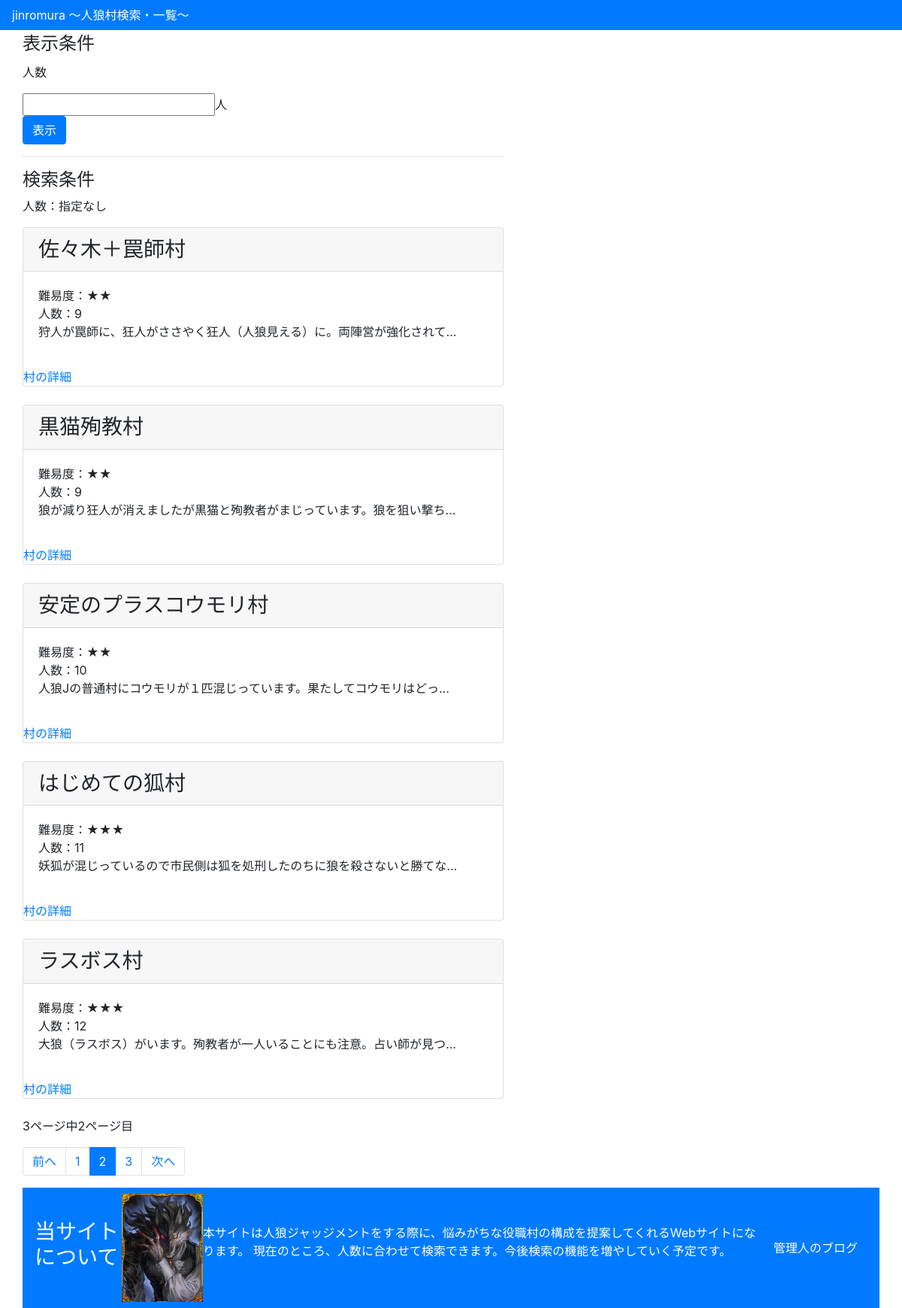
/jinromura/?page=2, run on an earlier commit of the app's database.
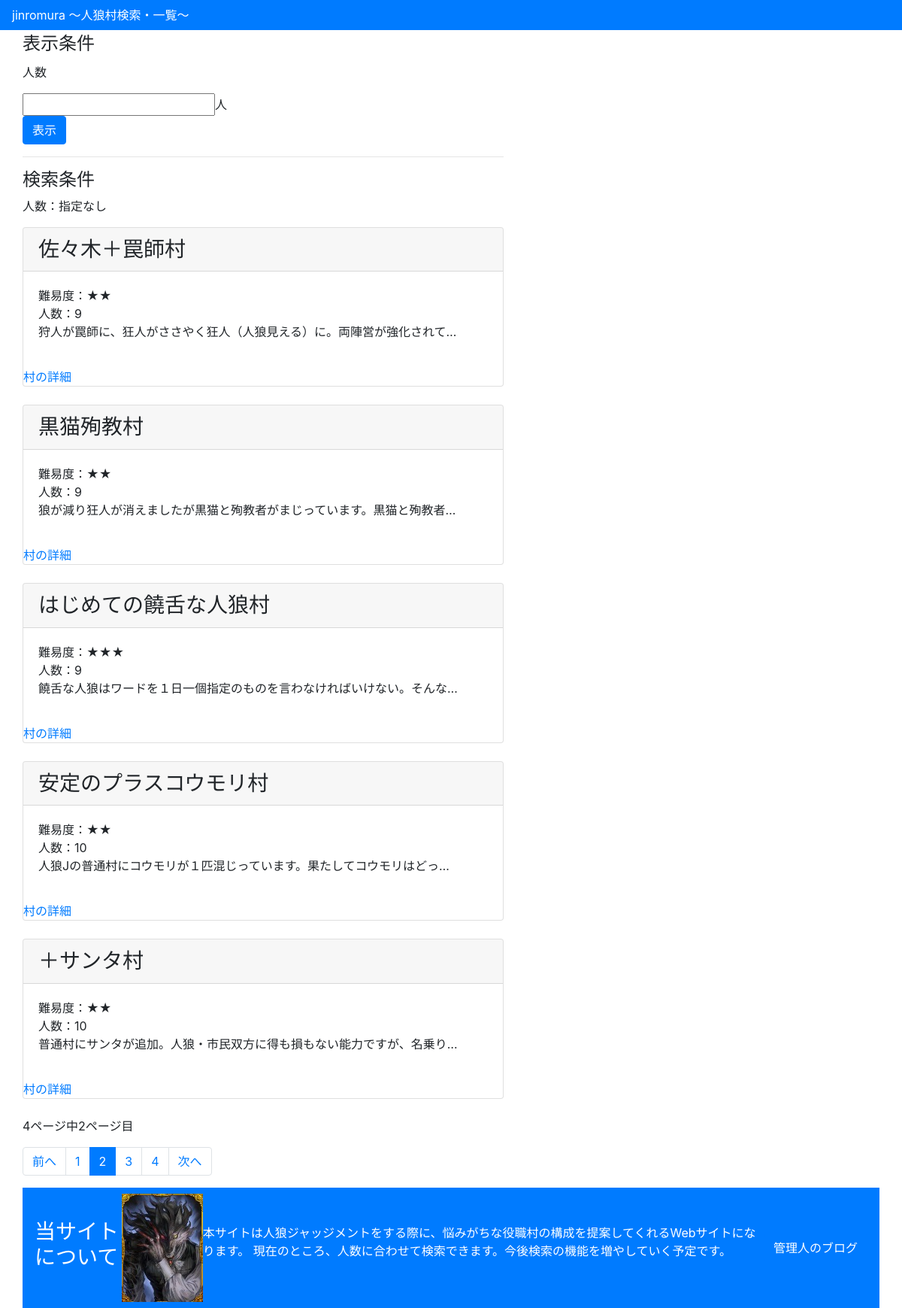
And on a later commit of the database.
### jinromura/models.py (models this page shows, shortened)
class Village(models.Model):
    name = models.CharField('村名',max_length=40)
    people = models.IntegerField('人数',default=0)
    level = models.IntegerField('難易度',default=0)
    category = models.CharField('種類',max_length=200)
    description = models.CharField('説明',max_length=200)
    citizen = models.IntegerField('市民',default=0)
    werewolf = models.IntegerField('人狼',default=0)
    hunter = models.IntegerField('狩人',default=0)
    f_teller = models.IntegerField('占い師',default=0)
    shaman = models.IntegerField('霊能者',default=0)
    dspcho = models.IntegerField('狂人',default=0)
    straw_doll = models.IntegerField('わら人形',default=0)
    lover = models.IntegerField('恋人',default=0)
    fox = models.IntegerField('妖狐',default=0)
    nekomata = models.IntegerField('猫又',default=0)
    black_cat = models.IntegerField('黒猫',default=0)
    thief = models.IntegerField('怪盗',default=0)
    psyco = models.IntegerField('サイコ',default=0)
    martydom = models.IntegerField('殉教者',default=0)
    bakery = models.IntegerField('パン屋',default=0)
    mayor = models.IntegerField('市長',default=0)
    trap_nurses = models.IntegerField('罠師',default=0)
    big_wolf = models.IntegerField('大狼',default=0)
    fugitive = models.IntegerField('逃亡者',default=0)
    zombi = models.IntegerField('ゾンビ',default=0)
    teruteru = models.IntegerField('てるてる坊主',default=0)
    wiseman = models.IntegerField('賢者',default=0)
    slave = models.IntegerField('奴隷',default=0)
    aristcracy = models.IntegerField('貴族',default=0)
    wolfboy = models.IntegerField('狼少年',default=0)
    santa = models.IntegerField('サンタ',default=0)
    pigman = models.IntegerField('豚男',default=0)
    cursed = models.IntegerField('呪われし者',default=0)
    dictator = models.IntegerField('独裁者',default=0)
    assassin = models.IntegerField('暗殺者',default=0)
    sorcerer = models.IntegerField('妖術師',default=0)
    bat = models.IntegerField('コウモリ',default=0)
    queen = models.IntegerField('女王',default=0)
    sasaki = models.IntegerField('ささやく狂人',default=0)
    fanatic = models.IntegerField('狂信者',default=0)
    goyoku = models.IntegerField('強欲な人狼',default=0)
    wisewolf = models.IntegerField('賢狼',default=0)
    noisywolf = models.IntegerField('饒舌な人狼',default=0)
    doctor = models.IntegerField('医者',default=0)

### jinromura/views.py (the view)
# urls.py: path('', views.IndexView.as_view(), name='index'),
class IndexView(generic.ListView):
    model = Village
    template_name = 'jinromura/index.html'
    paginate_by = 5
    def get_context_data(self, **kwargs):
        context = super(IndexView, self).get_context_data(**kwargs)
        object_list = self.model.objects.all().order_by('people')
        context['village_list'] = object_list
        return context
    def get_queryset(self):
        object_list = self.model.objects.all().order_by('people')
        q_people = self.request.GET.get('people')
        if q_people is not None:
            if q_people != "":
                object_list =object_list.filter(people=q_people)
        return object_list

### jinromura/templatetags/pagination.py (called while the page is built)
@register.simple_tag
def query_pagination(request, page_number):
    querydict = request.GET.copy()
    querydict['page'] = str(page_number)
    return querydict.urlencode()

### jinromura/templatetags/people_filters.py (called while the page is built)
@register.filter
def people(querydict):
    people = querydict.get('people')
    return "" if people is None else people

### jinromura/templatetags/range.py (called while the page is built)
@register.filter(name='range')
def _range(_min, args=None):
    _max, _step = None, None
    if args:
        if not isinstance(args, int):
            _max, _step = map(int, args.split(','))
        else:
            _max = args
    args = filter(None, (_min,_max,_step))
    return range(*args)

### jinromura/templates/jinromura/index.html (shortened to what this page needs)
{% load staticfiles %}
{% load static %}
{% load range %}
{% load people_filters %}
{% load pagination %}
<html>
  <head>
    <link rel="stylesheet" type="text/css" href="{% static 'css/bootstrap.css' %}" />
  </head>
  <body>
    <div>
      <nav class="navbar navbar-expand-lg navbar-light bg-primary text-white">
        jinromura 〜人狼村検索・一覧〜
      </nav>
    </div>
    <div class="container">
      <div class="row">
        <div id="contents">
          <form method="get" action="" name="filter_form">
            <legend>表示条件</legend>
            <p>人数</p>
            <div>
              <input type="number" id="filter_people"
                  name="people"
                  value={{ request.GET|people }}>人
            </div>
            <button class="btn btn-primary" id="filter">表示</button>
          </form>
          <hr>
          <h4>検索条件</h4>
          {% if request.GET|people %}
          <p>人数：{{request.GET|people}}</p>
          {% else %}
          <p>人数：指定なし</p>
          {% endif %}
          {% if object_list %}
            {% for village in object_list %}
            <div class="card" style="width:40rem;">
              <h3 class="card-header">{{ village.name }}</h3>
              <p class="card-body">難易度：{% for value in village.level|range %}★{% endfor %}
                <br>人数：{{ village.people }}
                <br>{{ village.description|truncatechars:35 }}
              </p>
              <a href="{% url 'detail' village.id %}" class="card-link">村の詳細</a>
            </div>
            <br>
            {% endfor %}
          {% else %}
            <p>条件に該当する村は見つかりませんでした。</p>
          {% endif %}
          {% if is_paginated %}
            <p>{{ page_obj.paginator.num_pages }}ページ中{{ page_obj.number }}ページ目</p>
            <nav>
              <ul class="pagination">
                  {% if page_obj.has_previous %}
                      <li class="page-item"><a class="page-link" href="{% url 'index' %}?{% query_pagination request page_obj.previous_page_number %}">前へ</a></li>
                  {% endif %}
                  {% for link_page in page_obj.paginator.page_range %}
                      {% if link_page == page_obj.number %}
                          <li class="page-item active"><span class="page-link" href="#">{{ link_page }}</span></li>
                      {% else %}
                          <li class="page-item"><a class="page-link" href="{% url 'index' %}?{% query_pagination request link_page %}">{{ link_page }}</a></li>
                      {% endif %}
                  {% endfor %}
                  {% if page_obj.has_next %}
                      <li class="page-item"><a class="page-link" href="{% url 'index' %}?{% query_pagination request page_obj.next_page_number %}">次へ</a></li>
                  {% endif %}
              </ul>
            </nav>
            {% endif %}
          </div>
          <div>
            <nav class="navbar navbar-expand-lg navbar-light bg-primary text-white">
              <h3>当サイトについて</h3>
              <br>
              <img src="{% static "img/werewolf.jpg" %}" alt="Werewolf image">
              <br>
              <p>
                本サイトは人狼ジャッジメントをする際に、悩みがちな役職村の構成を提案してくれるWebサイトになります。
                現在のところ、人数に合わせて検索できます。今後検索の機能を増やしていく予定です。
              </p>
              <a class="btn btn-primary" href="https://takaxtech.com/">管理人のブログ</a>
            </nav>
          </div>
      </div>
    </body>
</html>

What changed in the data, as far as the page shows it:
no longer on this page (row edited): Village: name "はじめての狐村", level 3 (drawn), people "11", description "妖狐が混じっているので市民側は狐を処刑したのちに狼を殺さないと勝てな…"
no longer on this page (row unchanged): Village: name "ラスボス村", level 3 (drawn), people "12", description "大狼（ラスボス）がいます。殉教者が一人いることにも注意。占い師が見つ…"
changed Village "黒猫殉教村": description "狼が減り狂人が消えましたが黒猫と殉教者がまじっています。狼を狙い撃ち…" → "狼が減り狂人が消えましたが黒猫と殉教者がまじっています。黒猫と殉教者…"
added Village: name "はじめての饒舌な人狼村", level 3 (drawn), people "9", description "饒舌な人狼はワードを１日一個指定のものを言わなければいけない。そんな…"
added Village: name "＋サンタ村", level 2 (drawn), people "10", description "普通村にサンタが追加。人狼・市民双方に得も損もない能力ですが、名乗り…"
Also different on the page:
{{ page_obj.paginator.num_pages }}: "3" → "4"
new list line: "4"
